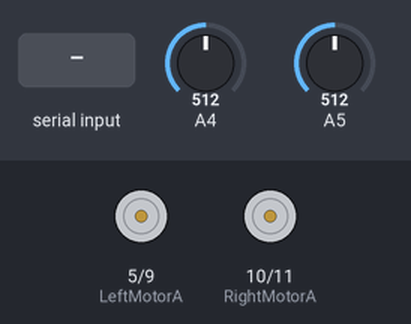
Recording of a sketch running on a simulated Arduino Uno, built with avr-gcc and run on an emulated ATmega328P. Shown: motor-driver pin pairs drawn as motors (green arrow = first pin HIGH = forward, orange = second pin HIGH = backward, longer = more drive). The inputs (shaded band) are chosen by the test bench; at power-on: A4 = 512, A5 = 512. The ROS host is connected and sends only what is stated.

Above: at 1.2 s.
1.3 s: "f" received over the second serial link
At 2.5 s:
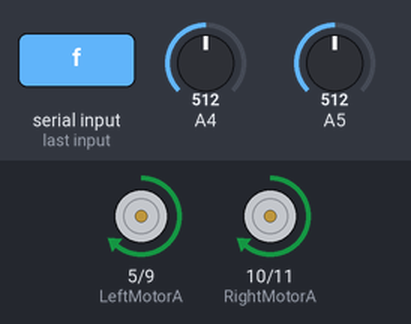
2.8 s: "b" received over the second serial link
At 3.8 s:
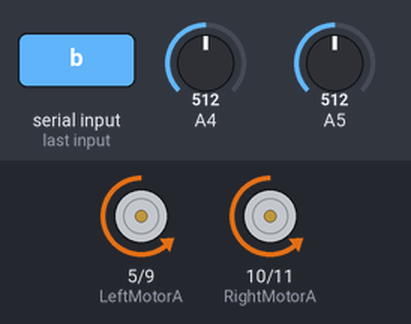
4.3 s: "l" received over the second serial link
At 4.9 s:
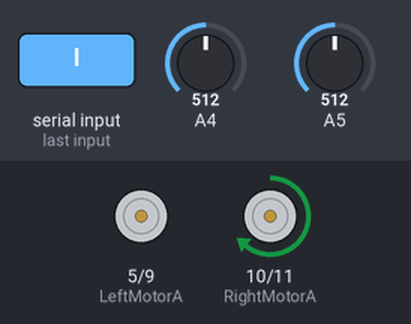
5.8 s: "r" received over the second serial link
At 6.1 s:
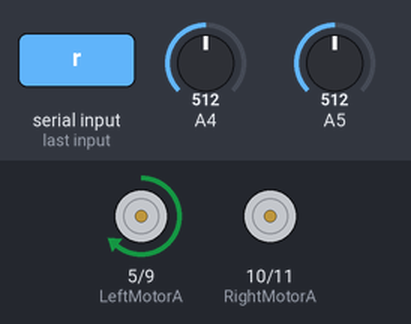
Timing chart, 0 to 8.3 s (numbered marks = the images above; inputs shaded):
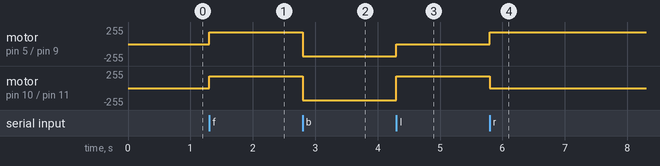

Measured:
- after the input at 1.3 s, motor on pin 5 (LeftMotorA) / pin 9 (LeftMotorB), motor on pin 10 (RightMotorA) / pin 11 (RightMotorB): stopped → forward 180/255 at once
- after the input at 2.8 s, motor on pin 5 (LeftMotorA) / pin 9 (LeftMotorB), motor on pin 10 (RightMotorA) / pin 11 (RightMotorB): forward 180/255 → backward 180/255 at once
- after the input at 4.3 s, motor on pin 5 (LeftMotorA) / pin 9 (LeftMotorB): backward 180/255 → stopped at once; motor on pin 10 (RightMotorA) / pin 11 (RightMotorB): backward 180/255 → forward 180/255 at once
- after the input at 5.8 s, motor on pin 5 (LeftMotorA) / pin 9 (LeftMotorB): stopped → forward 180/255 at once; motor on pin 10 (RightMotorA) / pin 11 (RightMotorB): forward 180/255 → stopped at once

The sketch:

odom_rpm_publish.ino
```cpp
#if (ARDUINO >= 100)
 #include <Arduino.h>
#else
 #include <WProgram.h>
#endif
#include <ros.h>
#include <geometry_msgs/Vector3Stamped.h>
#include <geometry_msgs/Twist.h>
#include <ros/time.h>

//#include "robot_specs.h"

#include <SoftwareSerial.h>

SoftwareSerial bt(2,3);

#define LeftMotorA  5
#define LeftMotorB  9
#define RightMotorA  10
#define RightMotorB  11

#define LOOPTIME        100   // PID loop time(ms)
#define SMOOTH      10

#define sign(x) (x > 0) - (x < 0)

#define FORWARD 1
#define BACKWARD 2
#define STOP 0

ros::NodeHandle nh;


//ros::Subscriber<geometry_msgs::Twist> sub("cmd_vel", handle_cmd);

geometry_msgs::Vector3Stamped rpm_msg;

ros::Publisher rpm_pub("rpm", &rpm_msg);

ros::Time current_time;
ros::Time last_time;


unsigned long lastMilli = 0;       // loop timing
unsigned long lastMilliPub = 0;

long long rpm_req1 = 0;
double rpm_req2 = 0;

long long rpm_act1 = 0;
long long rpm_act2 = 0;

long long t1_l=0;


double rpm_req1_smoothed = 0;
double rpm_req2_smoothed = 0;

int directionLeft = FORWARD;
int directionRight = FORWARD;


int PWM_val1 = 0;
int PWM_val2 = 0;

volatile long count1 = 0;          // rev counter
volatile long count2 = 0;

long countAnt1 = 0;
long countAnt2 = 0;

//float Kp =   0.5;
//float Kd =   0;
//float Ki =   0;


int flagL=0 , flagR=0 , fl , fr;

/*
void handle_cmd( const geometry_msgs::Twist& cmd_msg)
{
  double x = cmd_msg.linear.x;
  double z = cmd_msg.angular.z;
  if (z == 0)
  {     // go straight
    // convert m/s to rpm
    rpm_req1 = x*60/(pi*wheel_diameter);
    rpm_req2 = rpm_req1;
  }
  else if (x == 0)
  {
    // convert rad/s to rpm
    rpm_req2 = z*track_width*60/(wheel_diameter*pi*2);
    rpm_req1 = -rpm_req2;
  }
  else
  {
    rpm_req1 = x*60/(pi*wheel_diameter)-z*track_width*60/(wheel_diameter*pi*2);
  }
  rpm_req2 = x*60/(pi*wheel_diameter)+z*track_width*60/(wheel_diameter*pi*2);
  }
*/


char c;

void setup()
{
     bt.begin(9600);

     count1 = 0;
     count2 = 0;

     countAnt1 = 0;
     countAnt2 = 0;

     rpm_req1 = 0;
     rpm_req2 = 0;

     rpm_act1 = 0;
     rpm_act2 = 0;

     PWM_val1 = 0;
     PWM_val2 = 0;


     nh.initNode();
     nh.getHardware()->setBaud(57600);
     //nh.subscribe(sub);
     nh.advertise(rpm_pub);


     pinMode(A5,INPUT);
     pinMode(A4,INPUT);


    pinMode(LeftMotorA , OUTPUT);
    pinMode(LeftMotorB , OUTPUT);

    pinMode(RightMotorA , OUTPUT);
    pinMode(RightMotorB , OUTPUT);

    digitalWrite(LeftMotorA , LOW);
    digitalWrite(LeftMotorB , LOW);
    digitalWrite(RightMotorA , LOW);
    digitalWrite(RightMotorB , LOW);


}

void loop()
{

    if(bt.available())
    {
       c = bt.read();
    }


switch(c)
    {
      case 'f' : motorRun(1,FORWARD,180);
               motorRun(2,FORWARD,180);
               break;

      case 'b' : motorRun(1,BACKWARD,180);
               motorRun(2,BACKWARD,180);
               break;

      case 'l' : motorRun(1,STOP,0);
               motorRun(2,FORWARD,180);
               break;

      case 'r' : motorRun(1,FORWARD,180);
               motorRun(2,STOP,0);
               break;

       case 's' : motorRun(1,STOP,0);
               motorRun(2,STOP,0);
               break;


      default : motorRun(1,STOP,0);
               motorRun(2,STOP,0);
               break;
    }

   fl = analogRead(A5);
  if((fl>150) && flagL==0)
    {
      //bt.print("L");
      flagL=1;
      encoderLeft();
    }

    else if(fl<50)
    flagL=0;

     fr=analogRead(A4);
    if((fr>150) && flagR==0)
    {
      //bt.print("R");
      flagR=1;
      encoderRight();
    }
    else if(fr<50)
    flagR=0;


 // nh.spinOnce();

   unsigned long time = millis();
  if(time-lastMilli>= 500)
  {      // enter tmed loop
    getMotorData(time-lastMilli);


      bt.print("RPM of Left motor :");
      bt.print(long(rpm_act1));
      bt.print("\tRPM of Right motor :");
      bt.println(long(rpm_act2));

    publishRPM(time-lastMilli);

    lastMilli = time;
  }

//    PWM_val1 = updatePid(1, PWM_val1, rpm_req1, rpm_act1);
//    PWM_val2 = updatePid(2, PWM_val2, rpm_req2, rpm_act2);
//
//    if(PWM_val1 > 0) direction1 = FORWARD;
//    else if(PWM_val1 < 0) direction1 = BACKWARD;
//    if (rpm_req1 == 0) direction1 = RELEASE;
//    if(PWM_val2 > 0) direction2 = FORWARD;
//    else if(PWM_val2 < 0) direction2 = BACKWARD;
//    if (rpm_req2 == 0) direction2 = RELEASE;
//    motor1->run(direction1);
//    motor2->run(direction2);
//
//    motor1->setSpeed(abs(PWM_val1));
//    motor2->setSpeed(abs(PWM_val2));


}


void getMotorData(unsigned long time)
{
  unsigned long dt = time*8;
  long long  dcount1 = count1-countAnt1;
  long long  dcount2 = count2-countAnt2;
 rpm_act1 = (dcount1*60000)/dt;
 rpm_act2 = (dcount2*60000)/dt;

 countAnt1 = count1;
 countAnt2 = count2;
}

/*
int updatePid(int id, int command, double targetValue, double currentValue) {
  double pidTerm = 0;                            // PID correction
  double error = 0;
  double new_pwm = 0;
  double new_cmd = 0;
  static double last_error1 = 0;
  static double last_error2 = 0;
  static double int_error1 = 0;
  static double int_error2 = 0;

  error = targetValue-currentValue;
  if (id == 1) {
    int_error1 += error;
    pidTerm = Kp*error + Kd*(error-last_error1) + Ki*int_error1;
    last_error1 = error;
  }
  else {
    int_error2 += error;
    pidTerm = Kp*error + Kd*(error-last_error2) + Ki*int_error2;
    last_error2 = error;
  }
  new_pwm = constrain(double(command)*MAX_RPM/4095.0 + pidTerm, -MAX_RPM, MAX_RPM);
  new_cmd = 4095.0*new_pwm/MAX_RPM;
  return int(new_cmd);
}
*/


void motorRun(int Id , int Direction , int Speed)
{
  switch(Id)
  {
    // left motor
    case 1 : if(Direction == FORWARD)
               {
               analogWrite(LeftMotorA , Speed);
               analogWrite(LeftMotorB , 0);
               break;
               }

              else if(Direction == BACKWARD)
               {
               analogWrite(LeftMotorA , 0);
               analogWrite(LeftMotorB , Speed);
               break;
               }

               else if(Direction == STOP)
               {
               digitalWrite(LeftMotorA , LOW);
               digitalWrite(LeftMotorB , LOW);
               break;
               }


                // Right motor
    case 2 : if(Direction == FORWARD)
               {
               analogWrite(RightMotorA , Speed);
               analogWrite(RightMotorB , 0);
               break;
               }

              else if(Direction == BACKWARD)
                {
               analogWrite(RightMotorA , 0);
               analogWrite(RightMotorB , Speed);
               break;
               }

               else if(Direction == STOP)
                {
               digitalWrite(RightMotorA , 0);
               digitalWrite(RightMotorB , 0);
               break;
               }

     default : break;
  }
}


void publishRPM(unsigned long time) {
  rpm_msg.header.stamp = nh.now();
  rpm_msg.vector.x = rpm_act1;
  rpm_msg.vector.y = rpm_act2;
  rpm_msg.vector.z = double(time)/1000;
  rpm_pub.publish(&rpm_msg);
  nh.spinOnce();
}


void encoderLeft()
{
count1++;
}


void encoderRight()
{
 count2++;
}
```
